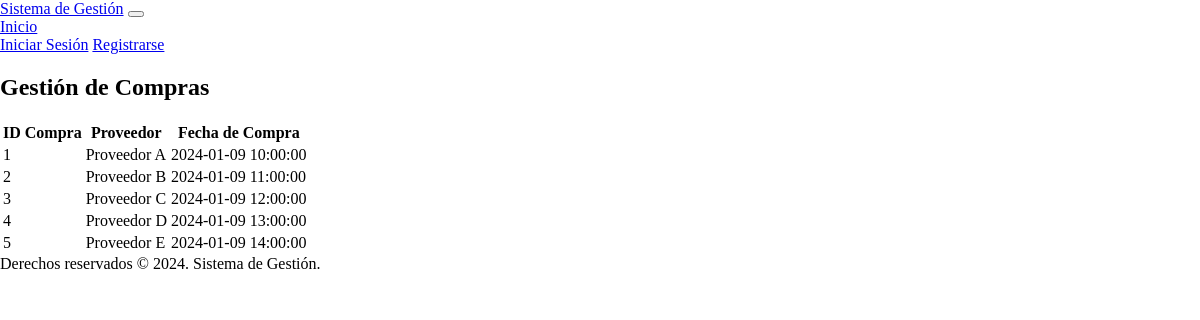
Page /gestion_compras.php on the committed database.
### tables this page shows
CREATE TABLE Compras (
    id_compra INT AUTO_INCREMENT PRIMARY KEY,
    id_proveedor INT,
    fecha_compra DATETIME,
    monto_total DECIMAL(10, 2),
    FOREIGN KEY (id_proveedor) REFERENCES Proveedores(id_proveedor)
);

CREATE TABLE Proveedores (
    id_proveedor INT AUTO_INCREMENT PRIMARY KEY,
    nombre_proveedor VARCHAR(100),
    telefono VARCHAR(15),
    email VARCHAR(100),
    direccion TEXT
);

### gestion_compras.php (the view, shortened to what this page needs)
<?php
include('header.php');
require_once 'config.php';
$user_role = $_SESSION['user_role'] ?? null;
$can_view_details = ($user_role == 'Empleado' || $user_role == 'Administrador');
$sql = "SELECT C.id_compra, P.nombre_proveedor AS proveedor, C.fecha_compra, C.monto_total FROM Compras C JOIN Proveedores P ON C.id_proveedor = P.id_proveedor";
$result = $conn->query($sql);
?>
<div class="container mt-5">
    <h2>Gestión de Compras</h2>
    <table class="table table-bordered">
        <thead>
            <tr>
                <th>ID Compra</th>
                <th>Proveedor</th>
                <th>Fecha de Compra</th>
            </tr>
        </thead>
        <tbody>
            <?php if ($result->num_rows > 0): ?>
                <?php while($row = $result->fetch_assoc()): ?>
                    <tr>
                        <td><?php echo $row['id_compra']; ?></td>
                        <td><?php echo $row['proveedor']; ?></td>
                        <td><?php echo $row['fecha_compra']; ?></td>
                    </tr>
                <?php endwhile; ?>
            <?php else: ?>
                <tr>
                    <td colspan="<?php echo $can_view_details ? 5 : 3; ?>" class="text-center">No se encontraron compras registradas.</td>
                </tr>
            <?php endif; ?>
        </tbody>
    </table>
</div>
<?php
include('footer.php');
?>

### header.php (shortened to what this page needs)
<?php
$user_logged_in = isset($_SESSION['user_id']);
$user_role = $user_logged_in ? $_SESSION['user_role'] : null;
?>
<!DOCTYPE html>
<html lang="es">
<head>
    <link rel="stylesheet" href="index.css">
</head>
<body>
    <header>
        <nav class="navbar navbar-expand-lg navbar-light bg-light">
            <a class="navbar-brand" href="#">Sistema de Gestión</a>
            <button class="navbar-toggler" type="button" data-bs-toggle="collapse" data-bs-target="#navbarNavAltMarkup"
                aria-controls="navbarNavAltMarkup" aria-expanded="false" aria-label="Toggle navigation">
            </button>
            <div class="navbar-nav">
                <a class="nav-item nav-link" href="index.php">Inicio</a>
            </div>
            <div class="collapse navbar-collapse justify-content-end" id="navbarNavAltMarkup">
                <div class="navbar-nav">
                    <?php if ($user_logged_in): ?>
                        <a class="nav-item nav-link" href="perfil.php">Mi Perfil</a>
                        <a class="nav-item nav-link" href="gestion_inventario.php">Gestión de Inventario</a>
                        <a class="nav-item nav-link" href="gestion_ventas.php">Gestión de Ventas</a>
                        <a class="nav-item nav-link" href="gestion_compras.php">Gestión de Compras</a>
                        <a class="nav-item nav-link" href="soporte_mantenimiento.php">Soporte y Mantenimiento</a>
                        <?php if ($user_role == 'Administrador'): ?>
                            <div class="nav-item dropdown">
                                <a class="nav-link dropdown-toggle" href="#" id="adminDropdown" role="button" data-bs-toggle="dropdown" aria-expanded="false">
                                    Administración
                                </a>
                                <ul class="dropdown-menu" aria-labelledby="adminDropdown">
                                    <li><a class="dropdown-item" href="administrar_usuarios.php">Administrar Usuarios</a></li>
                                    <li><a class="dropdown-item" href="reportes.php">Reportes</a></li>
                                    <li><a class="dropdown-item" href="configuracion_sistema.php">Configuración del Sistema</a></li>
                                    <li><a class="dropdown-item" href="integraciones_externas.php">Integraciones Externas</a></li>
                                </ul>
                            </div>
                        <?php endif; ?>
                        <a class="nav-item nav-link" href="logout.php">Cerrar Sesión</a>
                    <?php else: ?>
                        <a class="nav-item nav-link" href="login.php">Iniciar Sesión</a>
                        <a class="nav-item nav-link" href="register.php">Registrarse</a>
                    <?php endif; ?>
                </div>
            </div>
        </nav>
    </header>
</body>
</html>

### footer.php
<footer class="footer mt-auto py-3 bg-light">
    <div class="container">
        <span class="text-muted">Derechos reservados © 2024. Sistema de Gestión.</span>
    </div>
</footer>
</body>
</html>

### index.css (style rules this page uses)
html, body { height: 100%; margin: 0; display: flex; flex-direction: column; }
.footer { position: sticky; bottom: 0; width: 100%; }

### rows in the picture
compras: id_compra "1", id_proveedor.nombre_proveedor "Proveedor A", fecha_compra "2024-01-09 10:00:00"
compras: id_compra "2", id_proveedor.nombre_proveedor "Proveedor B", fecha_compra "2024-01-09 11:00:00"
compras: id_compra "3", id_proveedor.nombre_proveedor "Proveedor C", fecha_compra "2024-01-09 12:00:00"
compras: id_compra "4", id_proveedor.nombre_proveedor "Proveedor D", fecha_compra "2024-01-09 13:00:00"
compras: id_compra "5", id_proveedor.nombre_proveedor "Proveedor E", fecha_compra "2024-01-09 14:00:00"
